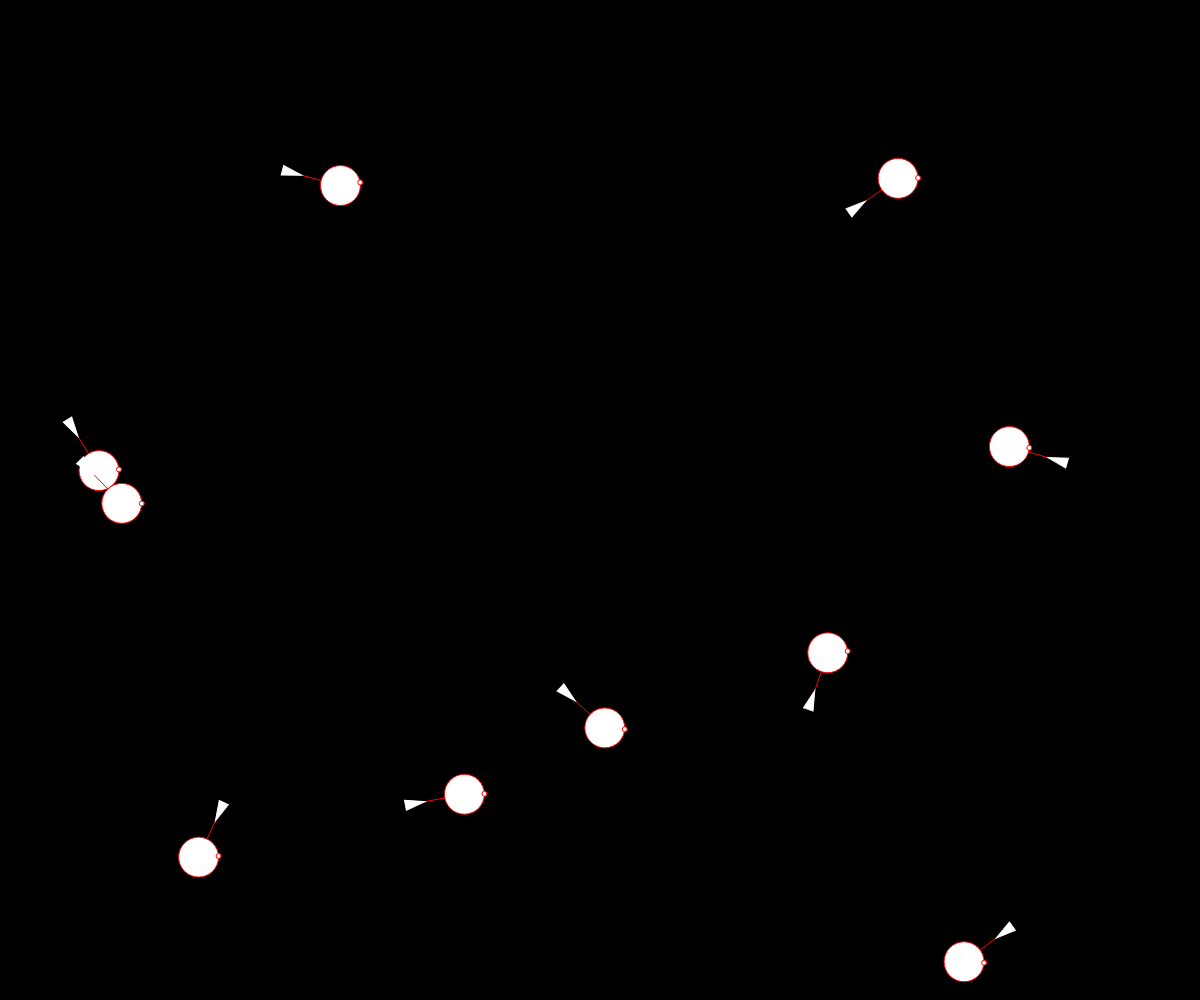
Frame 1 (no input)
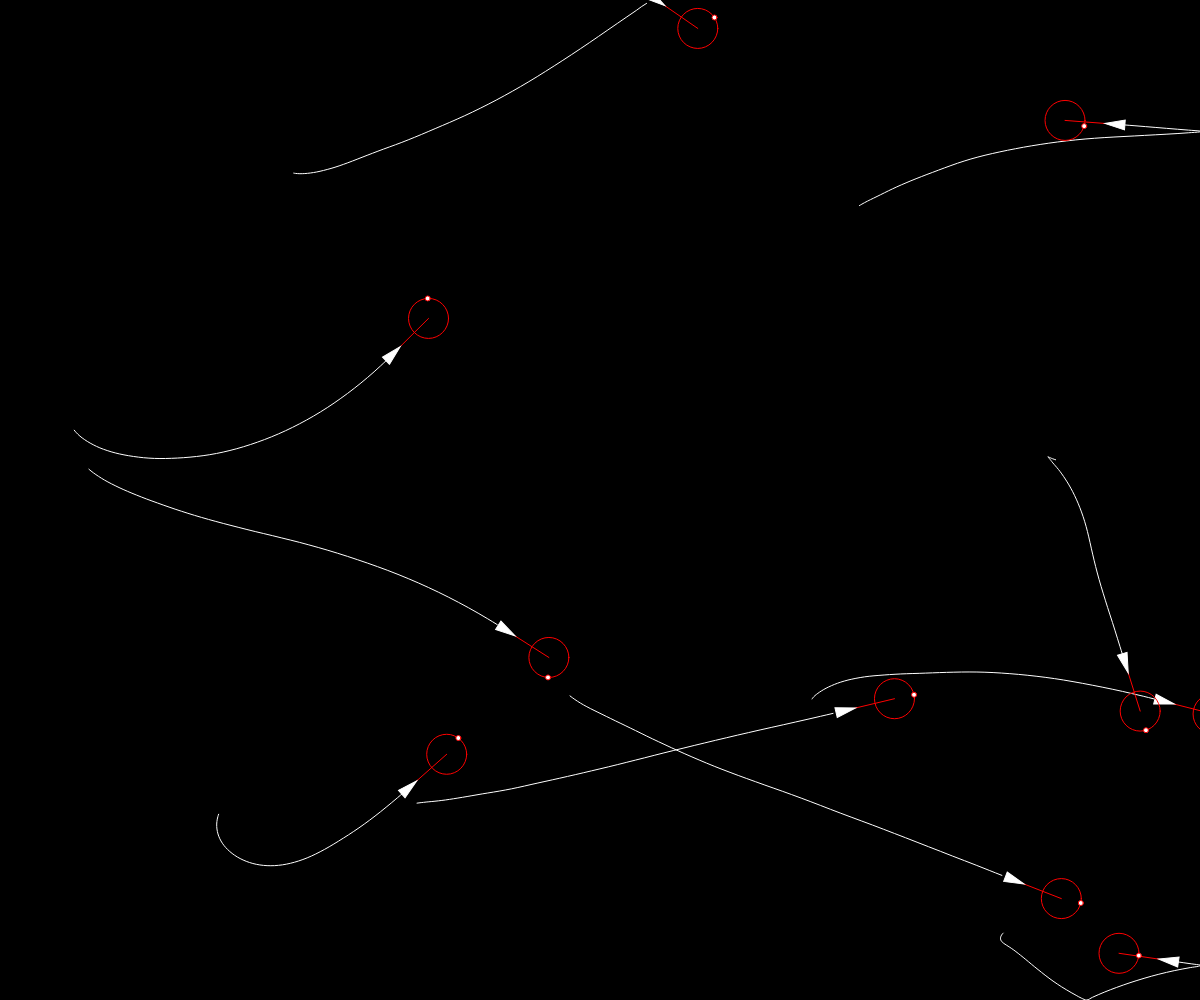
Frame 60 (no input)
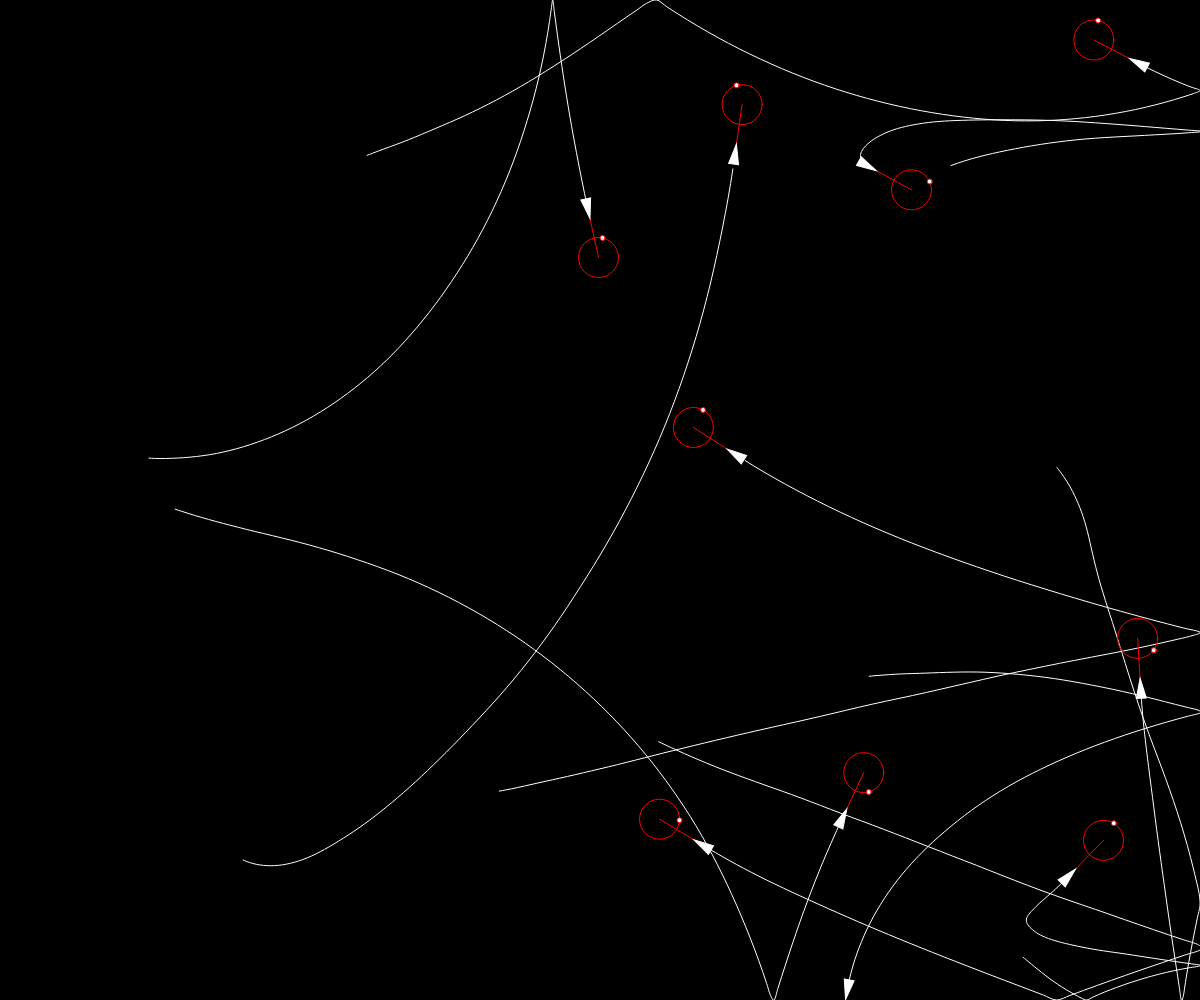
Frame 120 (the mouse pressed at the canvas centre since frame 60)

The p5.js sketch that drew these frames (run headless with seeded random() and noise() and a simulated clock; from frame 60 on, the mouse is pressed at the canvas centre):

// p5.js sketch
// ── sketch.js
var vehicles = [];
let range = 40;
let i,x,y;
function setup() {
  createCanvas(innerWidth, innerHeight);
  for(let i =0;i<10;i++){
    x = random(0,innerWidth);
    y = random(0,innerHeight);
    vehicles.push(new Vehicle(x,y))
  }
  angleMode(RADIANS)
}

function draw() {
  background(0);
  
  for(i in vehicles){
    vehicles[i].update()
  }
}

// ── class.js

class Vehicle {
    constructor(x,y){
        this.pos = createVector(x,y);
        this.radius = 10;
        this.vel = p5.Vector.random2D();
        this.vel.setMag(random(1,3))
        this.acc = createVector(0,0);
        this.maxSpeed = 1;
        this.maxSteer = 0.2;
        this.trailLine = [];
        this.wanderAngle = 0;
    }
    wall(){
        if(this.pos.x <= 0 ){
            this.pos.x = 0;
            this.vel.x *= -1
        }
        if(this.pos.x>= innerWidth){
            this.pos.x = innerWidth;
            this.vel.x*=-1
        }
        if(this.pos.y <= 0 ){
            this.pos.y = 0;
            this.vel.y *= -1
        }
        if(this.pos.y>= innerHeight){
            this.pos.y = innerHeight;
            this.vel.y*=-1
        }
    }
    applyForce(force){
        this.acc.add(force)
    }
    drawTrail(){
        this.trailLine.unshift(createVector(this.pos.x,this.pos.y))
        if(this.trailLine.length >= 100){
            this.trailLine.pop();
        }
        if(this.trailLine.length > 2){
            stroke(255);
            noFill()
            beginShape()
            for(let i =0;i<this.trailLine.length;i++){
                curveVertex(this.trailLine[i].x,this.trailLine[i].y)
            }
            endShape()
        }
    }
    wander(draw){
        let angle = this.vel.heading();
        let range = 20;
        let dir = createVector(Math.cos(angle),Math.sin(angle))
        dir.mult(50)
        this.wanderAngle += random(-PI/16,PI/16);
        let desire = createVector(Math.cos(this.wanderAngle),Math.sin(this.wanderAngle));
        desire.mult(range);
        if(draw){
            push()
            stroke(255,0,0)
            line(this.pos.x,this.pos.y,this.pos.x+dir.x,this.pos.y+dir.y)
            circle(this.pos.x+dir.x,this.pos.y+dir.y,range*2)
            fill(255)
            circle(this.pos.x+dir.x+desire.x,this.pos.y+dir.y+desire.y,5)
            pop()
        }
        
        let steer = p5.Vector.sub(desire,this.vel).limit(this.maxSteer);
        this.applyForce(steer)
    }
    draw(){
        push()
        stroke(255)
        fill(255)
        translate(this.pos)
        rotate(this.vel.heading()-radians(90))
        triangle(-this.radius/2,-this.radius,this.radius/2,-this.radius,0,this.radius);
        //circle(0,0,20);
        pop()
    }
    update(){
        this.wall()
        this.drawTrail();
        this.wander(true)
        this.draw();
        this.vel.add(this.acc)
        this.pos.add(this.vel);
        
        this.acc.set(0,0)
    }
}
